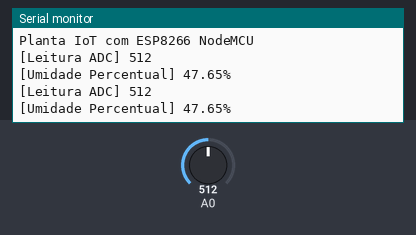
This sketch was run on a simulated ESP8266 (NodeMCU). Parts: the last lines printed to the serial monitor. The test bench sets the inputs (shaded band); at power-on: A0 = 512. WiFi joins after 1.5 s; servers stay silent unless stated.

Above: at 4.7 s.
4.8 s: A0 set to 716
At 6.1 s:
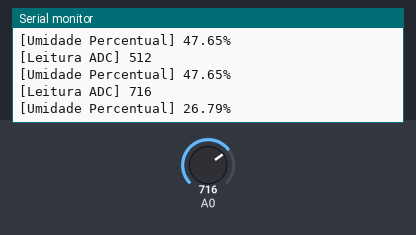
6.3 s: A0 set to 900
At 7.1 s:
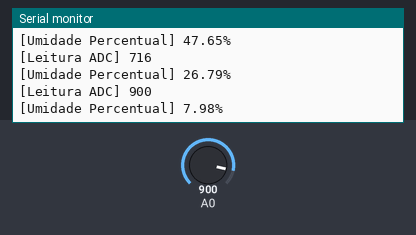
Timing chart, 0 to 9.3 s (numbered marks = the images above; inputs shaded):
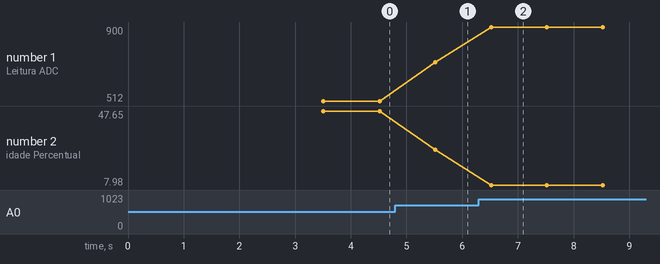

Measured:
- after the input at 4.8 s, the serial monitor: prints a new line after 0.72 s (image 1)
- after the input at 6.3 s, the serial monitor: prints a new line after 0.22 s (image 2)
- plotted number 1: 512 → 716 after the input at 4.8 s, 716 → 900 after the input at 6.3 s
- plotted number 2: 47.65 → 26.79 after the input at 4.8 s, 26.79 → 7.98 after the input at 6.3 s

The sketch:

sketch_nov09a.ino
```cpp
#include <ESP8266WiFi.h>  //essa biblioteca já vem com a IDE. Portanto, não é preciso baixar nenhuma biblioteca adicional

//defines
#define SSID_REDE "Pesquisa CC"  //coloque aqui o nome da rede que se deseja conectar
#define SENHA_REDE "qr5dr1jw"  //coloque aqui a senha da rede que se deseja conectar
#define INTERVALO_ENVIO_THINGSPEAK  30000  //intervalo entre envios de dados ao ThingSpeak (em ms)

//constantes e variáveis globais
char EnderecoAPIThingSpeak[] = "api.thingspeak.com";
String ChaveEscritaThingSpeak = "UC5MNQ5X5G3OIYU3";
long lastConnectionTime;
WiFiClient client;

//prototypes
void EnviaInformacoesThingspeak(String StringDados);
void FazConexaoWiFi(void);
float FazLeituraUmidade(void);

/*
 * Implementações
 */

//Função: envia informações ao ThingSpeak
//Parâmetros: String com a  informação a ser enviada
//Retorno: nenhum
void EnviaInformacoesThingspeak(String StringDados)
{
    if (client.connect(EnderecoAPIThingSpeak, 80))
    {
        //faz a requisição HTTP ao ThingSpeak
        client.print("POST /update HTTP/1.1\n");
        client.print("Host: api.thingspeak.com\n");
        client.print("Connection: close\n");
        client.print("X-THINGSPEAKAPIKEY: "+ChaveEscritaThingSpeak+"\n");
        client.print("Content-Type: application/x-www-form-urlencoded\n");
        client.print("Content-Length: ");
        client.print(StringDados.length());
        client.print("\n\n");
        client.print(StringDados);

        lastConnectionTime = millis();
        Serial.println("- Informações enviadas ao ThingSpeak!");
     }
}

//Função: faz a conexão WiFI
//Parâmetros: nenhum
//Retorno: nenhum
void FazConexaoWiFi(void)
{
    client.stop();
    Serial.println("Conectando-se à rede WiFi...");
    Serial.println();
    delay(1000);
    WiFi.begin(SSID_REDE, SENHA_REDE);

    while (WiFi.status() != WL_CONNECTED)
    {
        delay(500);
        Serial.print(".");
    }

    Serial.println("");
    Serial.println("WiFi connectado com sucesso!");
    Serial.println("IP obtido: ");
    Serial.println(WiFi.localIP());

    delay(1000);
}

//Função: faz a leitura do nível de umidade
//Parâmetros: nenhum
//Retorno: umidade percentual (0-100)
//Observação: o ADC do NodeMCU permite até, no máximo, 3.3V. Dessa forma,
//            para 3.3V, obtem-se (empiricamente) 978 como leitura de ADC
float FazLeituraUmidade(void)
{
    int ValorADC;
    float UmidadePercentual;

     ValorADC = analogRead(0);   //978 -> 3,3V
     Serial.print("[Leitura ADC] ");
     Serial.println(ValorADC);

     //Quanto maior o numero lido do ADC, menor a umidade.
     //Sendo assim, calcula-se a porcentagem de umidade por:
     //
     //   Valor lido                 Umidade percentual
     //      _    0                           _ 100
     //      |                                |
     //      |                                |
     //      -   ValorADC                     - UmidadePercentual
     //      |                                |
     //      |                                |
     //     _|_  978                         _|_ 0
     //
     //   (UmidadePercentual-0) / (100-0)  =  (ValorADC - 978) / (-978)
     //      Logo:
     //      UmidadePercentual = 100 * ((978-ValorADC) / 978)

     UmidadePercentual = 100 * ((978-(float)ValorADC) / 978);
     Serial.print("[Umidade Percentual] ");
     Serial.print(UmidadePercentual);
     Serial.println("%");

     return UmidadePercentual;
}
void setup()
{
    Serial.begin(9600);
    lastConnectionTime = 0;
    FazConexaoWiFi();
    Serial.println("Planta IoT com ESP8266 NodeMCU");
}

//loop principal
void loop()
{
    float UmidadePercentualLida;
    int UmidadePercentualTruncada;
    char FieldUmidade[11];

    //Força desconexão ao ThingSpeak (se ainda estiver desconectado)
    if (client.connected())
    {
        client.stop();
        Serial.println("- Desconectado do ThingSpeak");
        Serial.println();
    }

    UmidadePercentualLida = FazLeituraUmidade();
    UmidadePercentualTruncada = (int)UmidadePercentualLida; //trunca umidade como número inteiro

    //verifica se está conectado no WiFi e se é o momento de enviar dados ao ThingSpeak
    if(!client.connected() &&
      (millis() - lastConnectionTime > INTERVALO_ENVIO_THINGSPEAK))
    {
        sprintf(FieldUmidade,"field1=%d",UmidadePercentualTruncada);
        EnviaInformacoesThingspeak(FieldUmidade);
    }

     delay(1000);
}
```
